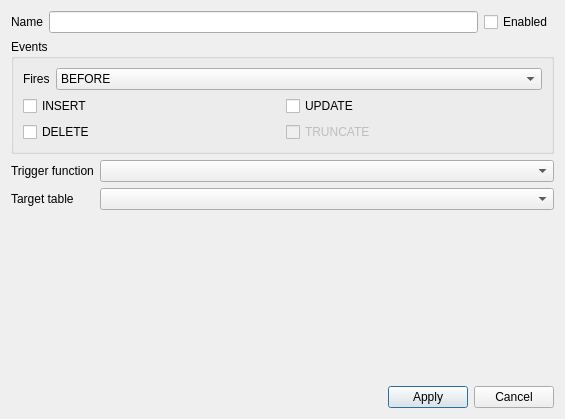
<?xml version="1.0" encoding="UTF-8"?>
<ui version="4.0">
 <class>TriggerEditForm</class>
 <widget class="QDialog" name="TriggerEditForm">
  <property name="geometry">
   <rect>
    <x>0</x>
    <y>0</y>
    <width>565</width>
    <height>419</height>
   </rect>
  </property>
  <property name="windowTitle">
   <string>Trigger edit form</string>
  </property>
  <property name="windowIcon">
   <iconset resource="../icons.qrc">
    <normaloff>:/icons/trigger.png</normaloff>:/icons/trigger.png</iconset>
  </property>
  <layout class="QVBoxLayout" name="verticalLayout">
   <item>
    <layout class="QHBoxLayout" name="horizontalLayout_4">
     <item>
      <widget class="QLabel" name="lblName">
       <property name="text">
        <string>Name</string>
       </property>
      </widget>
     </item>
     <item>
      <widget class="QLineEdit" name="edtName"/>
     </item>
     <item>
      <widget class="QCheckBox" name="chkEnabled">
       <property name="text">
        <string>Enabled</string>
       </property>
      </widget>
     </item>
    </layout>
   </item>
   <item>
    <widget class="QGroupBox" name="gbEvents">
     <property name="title">
      <string>Events</string>
     </property>
     <layout class="QVBoxLayout" name="verticalLayout_2">
      <item>
       <layout class="QHBoxLayout" name="horizontalLayout_2">
        <item>
         <widget class="QLabel" name="label">
          <property name="text">
           <string>Fires</string>
          </property>
         </widget>
        </item>
        <item>
         <widget class="QComboBox" name="cmbBeforeAfter">
          <property name="sizePolicy">
           <sizepolicy hsizetype="Expanding" vsizetype="Fixed">
            <horstretch>0</horstretch>
            <verstretch>0</verstretch>
           </sizepolicy>
          </property>
          <item>
           <property name="text">
            <string>BEFORE</string>
           </property>
          </item>
          <item>
           <property name="text">
            <string>AFTER</string>
           </property>
          </item>
         </widget>
        </item>
       </layout>
      </item>
      <item>
       <layout class="QGridLayout" name="gridLayout">
        <item row="0" column="0">
         <widget class="QCheckBox" name="chkInsertEvent">
          <property name="text">
           <string>INSERT</string>
          </property>
         </widget>
        </item>
        <item row="0" column="1">
         <widget class="QCheckBox" name="chkUpdateEvent">
          <property name="text">
           <string>UPDATE</string>
          </property>
         </widget>
        </item>
        <item row="1" column="0">
         <widget class="QCheckBox" name="chkDeleteEvent">
          <property name="text">
           <string>DELETE</string>
          </property>
         </widget>
        </item>
        <item row="1" column="1">
         <widget class="QCheckBox" name="chkTruncateEvent">
          <property name="enabled">
           <bool>false</bool>
          </property>
          <property name="text">
           <string>TRUNCATE</string>
          </property>
         </widget>
        </item>
       </layout>
      </item>
     </layout>
    </widget>
   </item>
   <item>
    <layout class="QFormLayout" name="formLayout">
     <item row="1" column="1">
      <widget class="QComboBox" name="cmbFunction">
       <property name="editable">
        <bool>false</bool>
       </property>
      </widget>
     </item>
     <item row="3" column="0">
      <widget class="QLabel" name="lblTargetTable">
       <property name="sizePolicy">
        <sizepolicy hsizetype="Maximum" vsizetype="Preferred">
         <horstretch>0</horstretch>
         <verstretch>0</verstretch>
        </sizepolicy>
       </property>
       <property name="text">
        <string>Target table</string>
       </property>
      </widget>
     </item>
     <item row="3" column="1">
      <widget class="QComboBox" name="cmbTargetTable">
       <property name="editable">
        <bool>false</bool>
       </property>
      </widget>
     </item>
     <item row="1" column="0">
      <widget class="QLabel" name="label_2">
       <property name="sizePolicy">
        <sizepolicy hsizetype="Maximum" vsizetype="Preferred">
         <horstretch>0</horstretch>
         <verstretch>0</verstretch>
        </sizepolicy>
       </property>
       <property name="text">
        <string>Trigger function</string>
       </property>
      </widget>
     </item>
    </layout>
   </item>
   <item>
    <spacer name="verticalSpacer">
     <property name="orientation">
      <enum>Qt::Vertical</enum>
     </property>
     <property name="sizeHint" stdset="0">
      <size>
       <width>20</width>
       <height>320</height>
      </size>
     </property>
    </spacer>
   </item>
   <item>
    <layout class="QHBoxLayout" name="horizontalLayout">
     <item>
      <spacer name="horizontalSpacer">
       <property name="orientation">
        <enum>Qt::Horizontal</enum>
       </property>
       <property name="sizeHint" stdset="0">
        <size>
         <width>40</width>
         <height>20</height>
        </size>
       </property>
      </spacer>
     </item>
     <item>
      <widget class="QPushButton" name="btnApply">
       <property name="text">
        <string>Apply</string>
       </property>
       <property name="icon">
        <iconset resource="../icons.qrc">
         <normaloff>:/icons/disk.png</normaloff>:/icons/disk.png</iconset>
       </property>
      </widget>
     </item>
     <item>
      <widget class="QPushButton" name="btnCancel">
       <property name="text">
        <string>Cancel</string>
       </property>
       <property name="icon">
        <iconset resource="../icons.qrc">
         <normaloff>:/icons/cross.png</normaloff>:/icons/cross.png</iconset>
       </property>
      </widget>
     </item>
    </layout>
   </item>
  </layout>
 </widget>
 <resources>
  <include location="../icons.qrc"/>
 </resources>
 <connections/>
</ui>
